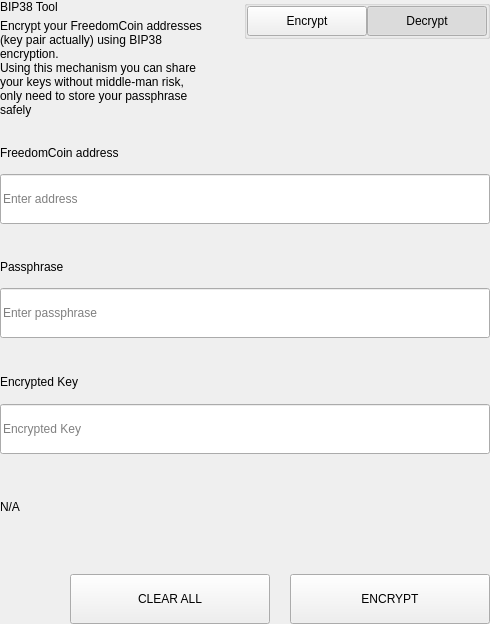
<?xml version="1.0" encoding="UTF-8"?>
<ui version="4.0">
 <class>SettingsBitToolWidget</class>
 <widget class="QWidget" name="SettingsBitToolWidget">
  <property name="geometry">
   <rect>
    <x>0</x>
    <y>0</y>
    <width>490</width>
    <height>624</height>
   </rect>
  </property>
  <property name="windowTitle">
   <string>Form</string>
  </property>
  <layout class="QVBoxLayout" name="verticalLayout">
   <property name="spacing">
    <number>0</number>
   </property>
   <property name="leftMargin">
    <number>0</number>
   </property>
   <property name="topMargin">
    <number>0</number>
   </property>
   <property name="rightMargin">
    <number>0</number>
   </property>
   <property name="bottomMargin">
    <number>0</number>
   </property>
   <item>
    <widget class="QWidget" name="left" native="true">
     <layout class="QVBoxLayout" name="verticalLayout_3">
      <property name="leftMargin">
       <number>0</number>
      </property>
      <property name="topMargin">
       <number>0</number>
      </property>
      <property name="rightMargin">
       <number>0</number>
      </property>
      <property name="bottomMargin">
       <number>0</number>
      </property>
      <item>
       <layout class="QVBoxLayout" name="verticalLayout_2">
        <property name="spacing">
         <number>0</number>
        </property>
        <item>
         <layout class="QHBoxLayout" name="horizontalLayout_3" stretch="3,1">
          <property name="spacing">
           <number>40</number>
          </property>
          <item>
           <layout class="QVBoxLayout" name="verticalLayoutTitle">
            <property name="spacing">
             <number>5</number>
            </property>
            <item>
             <widget class="QLabel" name="labelTitle">
              <property name="text">
               <string>BIP38 Tool</string>
              </property>
             </widget>
            </item>
            <item>
             <widget class="QLabel" name="labelSubtitle1">
              <property name="text">
               <string>Encrypt your FreedomCoin addresses (key pair actually) using BIP38 encryption.
Using this mechanism you can share your keys without middle-man risk, only need to store your passphrase safely</string>
              </property>
              <property name="wordWrap">
               <bool>true</bool>
              </property>
             </widget>
            </item>
           </layout>
          </item>
          <item alignment="Qt::AlignTop">
           <widget class="QGroupBox" name="groupBox">
            <property name="title">
             <string/>
            </property>
            <property name="alignment">
             <set>Qt::AlignLeading|Qt::AlignLeft|Qt::AlignTop</set>
            </property>
            <layout class="QHBoxLayout" name="horizontalLayout_4">
             <property name="spacing">
              <number>0</number>
             </property>
             <property name="leftMargin">
              <number>0</number>
             </property>
             <property name="topMargin">
              <number>0</number>
             </property>
             <property name="rightMargin">
              <number>0</number>
             </property>
             <property name="bottomMargin">
              <number>0</number>
             </property>
             <item>
              <spacer name="horizontalSpacer">
               <property name="orientation">
                <enum>Qt::Horizontal</enum>
               </property>
               <property name="sizeHint" stdset="0">
                <size>
                 <width>40</width>
                 <height>20</height>
                </size>
               </property>
              </spacer>
             </item>
             <item>
              <widget class="QPushButton" name="pushLeft">
               <property name="minimumSize">
                <size>
                 <width>120</width>
                 <height>30</height>
                </size>
               </property>
               <property name="maximumSize">
                <size>
                 <width>120</width>
                 <height>30</height>
                </size>
               </property>
               <property name="focusPolicy">
                <enum>Qt::NoFocus</enum>
               </property>
               <property name="text">
                <string>Encrypt</string>
               </property>
               <property name="checkable">
                <bool>true</bool>
               </property>
               <property name="autoExclusive">
                <bool>true</bool>
               </property>
              </widget>
             </item>
             <item>
              <widget class="QPushButton" name="pushRight">
               <property name="minimumSize">
                <size>
                 <width>120</width>
                 <height>30</height>
                </size>
               </property>
               <property name="maximumSize">
                <size>
                 <width>120</width>
                 <height>30</height>
                </size>
               </property>
               <property name="focusPolicy">
                <enum>Qt::NoFocus</enum>
               </property>
               <property name="text">
                <string>Decrypt</string>
               </property>
               <property name="checkable">
                <bool>true</bool>
               </property>
               <property name="checked">
                <bool>true</bool>
               </property>
               <property name="autoExclusive">
                <bool>true</bool>
               </property>
              </widget>
             </item>
            </layout>
           </widget>
          </item>
         </layout>
        </item>
        <item>
         <widget class="QStackedWidget" name="stackedWidget">
          <property name="currentIndex">
           <number>1</number>
          </property>
          <widget class="QWidget" name="pageDecrypt">
           <layout class="QVBoxLayout" name="verticalLayout_5">
            <property name="spacing">
             <number>0</number>
            </property>
            <property name="leftMargin">
             <number>0</number>
            </property>
            <property name="topMargin">
             <number>0</number>
            </property>
            <property name="rightMargin">
             <number>0</number>
            </property>
            <property name="bottomMargin">
             <number>0</number>
            </property>
            <item>
             <widget class="QWidget" name="widget" native="true">
              <property name="minimumSize">
               <size>
                <width>0</width>
                <height>100</height>
               </size>
              </property>
              <layout class="QVBoxLayout" name="verticalLayout_4">
               <property name="spacing">
                <number>0</number>
               </property>
               <property name="leftMargin">
                <number>0</number>
               </property>
               <property name="topMargin">
                <number>0</number>
               </property>
               <property name="rightMargin">
                <number>0</number>
               </property>
               <property name="bottomMargin">
                <number>0</number>
               </property>
               <item>
                <spacer name="verticalSpacer_2">
                 <property name="orientation">
                  <enum>Qt::Vertical</enum>
                 </property>
                 <property name="sizeType">
                  <enum>QSizePolicy::Fixed</enum>
                 </property>
                 <property name="sizeHint" stdset="0">
                  <size>
                   <width>20</width>
                   <height>20</height>
                  </size>
                 </property>
                </spacer>
               </item>
               <item>
                <layout class="QHBoxLayout" name="horizontalLayout_6" stretch="2">
                 <property name="spacing">
                  <number>0</number>
                 </property>
                 <item>
                  <layout class="QVBoxLayout" name="verticalLayout_7">
                   <property name="spacing">
                    <number>9</number>
                   </property>
                   <item>
                    <widget class="QLabel" name="labelSubtitleKey">
                     <property name="minimumSize">
                      <size>
                       <width>0</width>
                       <height>20</height>
                      </size>
                     </property>
                     <property name="maximumSize">
                      <size>
                       <width>16777215</width>
                       <height>20</height>
                      </size>
                     </property>
                     <property name="text">
                      <string>Encrypted key</string>
                     </property>
                    </widget>
                   </item>
                   <item>
                    <widget class="QLineEdit" name="lineEditKey">
                     <property name="minimumSize">
                      <size>
                       <width>0</width>
                       <height>50</height>
                      </size>
                     </property>
                     <property name="maximumSize">
                      <size>
                       <width>16777215</width>
                       <height>50</height>
                      </size>
                     </property>
                     <property name="placeholderText">
                      <string>Enter a encrypted key</string>
                     </property>
                    </widget>
                   </item>
                  </layout>
                 </item>
                </layout>
               </item>
               <item>
                <spacer name="verticalSpacer_3">
                 <property name="orientation">
                  <enum>Qt::Vertical</enum>
                 </property>
                 <property name="sizeType">
                  <enum>QSizePolicy::Fixed</enum>
                 </property>
                 <property name="sizeHint" stdset="0">
                  <size>
                   <width>20</width>
                   <height>20</height>
                  </size>
                 </property>
                </spacer>
               </item>
               <item>
                <layout class="QVBoxLayout" name="verticalLayout_9">
                 <property name="spacing">
                  <number>9</number>
                 </property>
                 <item>
                  <widget class="QLabel" name="labelSubtitlePassphrase">
                   <property name="maximumSize">
                    <size>
                     <width>16777215</width>
                     <height>20</height>
                    </size>
                   </property>
                   <property name="text">
                    <string>Passphrase</string>
                   </property>
                  </widget>
                 </item>
                 <item>
                  <widget class="QLineEdit" name="lineEditPassphrase">
                   <property name="minimumSize">
                    <size>
                     <width>0</width>
                     <height>50</height>
                    </size>
                   </property>
                   <property name="maximumSize">
                    <size>
                     <width>16777215</width>
                     <height>50</height>
                    </size>
                   </property>
                   <property name="placeholderText">
                    <string>Enter a passphrase</string>
                   </property>
                  </widget>
                 </item>
                </layout>
               </item>
               <item>
                <spacer name="verticalSpacer_4">
                 <property name="orientation">
                  <enum>Qt::Vertical</enum>
                 </property>
                 <property name="sizeType">
                  <enum>QSizePolicy::Fixed</enum>
                 </property>
                 <property name="sizeHint" stdset="0">
                  <size>
                   <width>20</width>
                   <height>20</height>
                  </size>
                 </property>
                </spacer>
               </item>
               <item>
                <widget class="QWidget" name="widget_3" native="true">
                 <property name="sizePolicy">
                  <sizepolicy hsizetype="Preferred" vsizetype="Fixed">
                   <horstretch>0</horstretch>
                   <verstretch>0</verstretch>
                  </sizepolicy>
                 </property>
                 <layout class="QVBoxLayout" name="verticalLayout_10">
                  <property name="spacing">
                   <number>9</number>
                  </property>
                  <property name="leftMargin">
                   <number>0</number>
                  </property>
                  <property name="topMargin">
                   <number>0</number>
                  </property>
                  <property name="rightMargin">
                   <number>0</number>
                  </property>
                  <property name="bottomMargin">
                   <number>0</number>
                  </property>
                  <item>
                   <widget class="QLabel" name="labelSubtitleDecryptResult">
                    <property name="minimumSize">
                     <size>
                      <width>0</width>
                      <height>20</height>
                     </size>
                    </property>
                    <property name="maximumSize">
                     <size>
                      <width>16777215</width>
                      <height>20</height>
                     </size>
                    </property>
                    <property name="text">
                     <string>Decrypted address result</string>
                    </property>
                   </widget>
                  </item>
                  <item>
                   <widget class="QWidget" name="widget_4" native="true">
                    <layout class="QHBoxLayout" name="horizontalLayout" stretch="6,0,1">
                     <property name="spacing">
                      <number>0</number>
                     </property>
                     <property name="leftMargin">
                      <number>0</number>
                     </property>
                     <property name="topMargin">
                      <number>0</number>
                     </property>
                     <property name="rightMargin">
                      <number>0</number>
                     </property>
                     <property name="bottomMargin">
                      <number>0</number>
                     </property>
                     <item alignment="Qt::AlignVCenter">
                      <widget class="QLineEdit" name="lineEditDecryptResult">
                       <property name="minimumSize">
                        <size>
                         <width>0</width>
                         <height>50</height>
                        </size>
                       </property>
                       <property name="maximumSize">
                        <size>
                         <width>16777215</width>
                         <height>50</height>
                        </size>
                       </property>
                       <property name="placeholderText">
                        <string>Decrypted Address</string>
                       </property>
                      </widget>
                     </item>
                     <item>
                      <spacer name="horizontalSpacer_4">
                       <property name="orientation">
                        <enum>Qt::Horizontal</enum>
                       </property>
                       <property name="sizeType">
                        <enum>QSizePolicy::Fixed</enum>
                       </property>
                       <property name="sizeHint" stdset="0">
                        <size>
                         <width>20</width>
                         <height>50</height>
                        </size>
                       </property>
                      </spacer>
                     </item>
                     <item>
                      <widget class="QPushButton" name="pushButtonImport">
                       <property name="minimumSize">
                        <size>
                         <width>140</width>
                         <height>40</height>
                        </size>
                       </property>
                       <property name="text">
                        <string>Import Address</string>
                       </property>
                      </widget>
                     </item>
                    </layout>
                   </widget>
                  </item>
                 </layout>
                </widget>
               </item>
               <item>
                <widget class="QLabel" name="statusLabel_DEC">
                 <property name="maximumSize">
                  <size>
                   <width>16777215</width>
                   <height>40</height>
                  </size>
                 </property>
                 <property name="text">
                  <string/>
                 </property>
                </widget>
               </item>
               <item>
                <spacer name="verticalSpacer">
                 <property name="orientation">
                  <enum>Qt::Vertical</enum>
                 </property>
                 <property name="sizeType">
                  <enum>QSizePolicy::Preferred</enum>
                 </property>
                 <property name="sizeHint" stdset="0">
                  <size>
                   <width>20</width>
                   <height>20</height>
                  </size>
                 </property>
                </spacer>
               </item>
               <item>
                <layout class="QHBoxLayout" name="horizontalLayout_7">
                 <property name="spacing">
                  <number>0</number>
                 </property>
                 <item>
                  <spacer name="horizontalSpacer_5">
                   <property name="orientation">
                    <enum>Qt::Horizontal</enum>
                   </property>
                   <property name="sizeType">
                    <enum>QSizePolicy::Expanding</enum>
                   </property>
                   <property name="sizeHint" stdset="0">
                    <size>
                     <width>40</width>
                     <height>20</height>
                    </size>
                   </property>
                  </spacer>
                 </item>
                 <item>
                  <widget class="QPushButton" name="pushButtonDecryptClear">
                   <property name="minimumSize">
                    <size>
                     <width>200</width>
                     <height>50</height>
                    </size>
                   </property>
                   <property name="maximumSize">
                    <size>
                     <width>200</width>
                     <height>50</height>
                    </size>
                   </property>
                   <property name="text">
                    <string>CLEAR</string>
                   </property>
                  </widget>
                 </item>
                 <item>
                  <spacer name="horizontalSpacer_3">
                   <property name="orientation">
                    <enum>Qt::Horizontal</enum>
                   </property>
                   <property name="sizeType">
                    <enum>QSizePolicy::Fixed</enum>
                   </property>
                   <property name="sizeHint" stdset="0">
                    <size>
                     <width>20</width>
                     <height>20</height>
                    </size>
                   </property>
                  </spacer>
                 </item>
                 <item>
                  <widget class="QPushButton" name="pushButtonDecrypt">
                   <property name="minimumSize">
                    <size>
                     <width>200</width>
                     <height>50</height>
                    </size>
                   </property>
                   <property name="maximumSize">
                    <size>
                     <width>200</width>
                     <height>50</height>
                    </size>
                   </property>
                   <property name="text">
                    <string>DECRYPT KEY</string>
                   </property>
                  </widget>
                 </item>
                </layout>
               </item>
              </layout>
             </widget>
            </item>
           </layout>
          </widget>
          <widget class="QWidget" name="pageEncrypt">
           <layout class="QVBoxLayout" name="verticalLayout_11">
            <property name="spacing">
             <number>0</number>
            </property>
            <property name="leftMargin">
             <number>0</number>
            </property>
            <property name="topMargin">
             <number>0</number>
            </property>
            <property name="rightMargin">
             <number>0</number>
            </property>
            <property name="bottomMargin">
             <number>0</number>
            </property>
            <item>
             <spacer name="verticalSpacer_8">
              <property name="orientation">
               <enum>Qt::Vertical</enum>
              </property>
              <property name="sizeType">
               <enum>QSizePolicy::Fixed</enum>
              </property>
              <property name="sizeHint" stdset="0">
               <size>
                <width>20</width>
                <height>20</height>
               </size>
              </property>
             </spacer>
            </item>
            <item>
             <widget class="QWidget" name="containerAddressEnc" native="true">
              <layout class="QVBoxLayout" name="containerAddressEncLayout">
               <property name="spacing">
                <number>5</number>
               </property>
               <property name="leftMargin">
                <number>0</number>
               </property>
               <property name="topMargin">
                <number>0</number>
               </property>
               <property name="rightMargin">
                <number>0</number>
               </property>
               <property name="bottomMargin">
                <number>0</number>
               </property>
               <item>
                <widget class="QLabel" name="labelSubtitleAddress">
                 <property name="minimumSize">
                  <size>
                   <width>0</width>
                   <height>20</height>
                  </size>
                 </property>
                 <property name="maximumSize">
                  <size>
                   <width>16777215</width>
                   <height>20</height>
                  </size>
                 </property>
                 <property name="text">
                  <string>FreedomCoin address</string>
                 </property>
                </widget>
               </item>
               <item>
                <widget class="QLineEdit" name="addressIn_ENC">
                 <property name="minimumSize">
                  <size>
                   <width>0</width>
                   <height>50</height>
                  </size>
                 </property>
                 <property name="placeholderText">
                  <string>Enter address</string>
                 </property>
                </widget>
               </item>
              </layout>
             </widget>
            </item>
            <item>
             <spacer name="verticalSpacer_6">
              <property name="orientation">
               <enum>Qt::Vertical</enum>
              </property>
              <property name="sizeType">
               <enum>QSizePolicy::Fixed</enum>
              </property>
              <property name="sizeHint" stdset="0">
               <size>
                <width>20</width>
                <height>20</height>
               </size>
              </property>
             </spacer>
            </item>
            <item>
             <widget class="QWidget" name="containerAddress" native="true">
              <layout class="QHBoxLayout" name="horizontalLayout_9" stretch="2">
               <property name="spacing">
                <number>0</number>
               </property>
               <property name="leftMargin">
                <number>0</number>
               </property>
               <property name="topMargin">
                <number>0</number>
               </property>
               <property name="rightMargin">
                <number>0</number>
               </property>
               <property name="bottomMargin">
                <number>0</number>
               </property>
               <item>
                <layout class="QVBoxLayout" name="verticalLayout_8">
                 <property name="spacing">
                  <number>5</number>
                 </property>
                 <item>
                  <widget class="QLabel" name="labelSubtitleMessage">
                   <property name="minimumSize">
                    <size>
                     <width>0</width>
                     <height>20</height>
                    </size>
                   </property>
                   <property name="maximumSize">
                    <size>
                     <width>16777215</width>
                     <height>20</height>
                    </size>
                   </property>
                   <property name="text">
                    <string>Passphrase</string>
                   </property>
                  </widget>
                 </item>
                 <item>
                  <widget class="QLineEdit" name="passphraseIn_ENC">
                   <property name="minimumSize">
                    <size>
                     <width>0</width>
                     <height>50</height>
                    </size>
                   </property>
                   <property name="maximumSize">
                    <size>
                     <width>16777215</width>
                     <height>50</height>
                    </size>
                   </property>
                   <property name="placeholderText">
                    <string>Enter passphrase</string>
                   </property>
                  </widget>
                 </item>
                </layout>
               </item>
              </layout>
             </widget>
            </item>
            <item>
             <spacer name="verticalSpacer_7">
              <property name="orientation">
               <enum>Qt::Vertical</enum>
              </property>
              <property name="sizeType">
               <enum>QSizePolicy::Fixed</enum>
              </property>
              <property name="sizeHint" stdset="0">
               <size>
                <width>20</width>
                <height>20</height>
               </size>
              </property>
             </spacer>
            </item>
            <item>
             <widget class="QWidget" name="widget_2" native="true">
              <property name="minimumSize">
               <size>
                <width>0</width>
                <height>75</height>
               </size>
              </property>
              <property name="maximumSize">
               <size>
                <width>16777215</width>
                <height>16777215</height>
               </size>
              </property>
              <layout class="QVBoxLayout" name="verticalLayout_6">
               <property name="leftMargin">
                <number>0</number>
               </property>
               <property name="topMargin">
                <number>0</number>
               </property>
               <property name="rightMargin">
                <number>0</number>
               </property>
               <property name="bottomMargin">
                <number>0</number>
               </property>
               <item>
                <widget class="QLabel" name="labelSubtitleEncryptedKey">
                 <property name="minimumSize">
                  <size>
                   <width>0</width>
                   <height>20</height>
                  </size>
                 </property>
                 <property name="maximumSize">
                  <size>
                   <width>16777215</width>
                   <height>20</height>
                  </size>
                 </property>
                 <property name="text">
                  <string>Encrypted Key</string>
                 </property>
                </widget>
               </item>
               <item>
                <widget class="QLineEdit" name="encryptedKeyOut_ENC">
                 <property name="minimumSize">
                  <size>
                   <width>0</width>
                   <height>50</height>
                  </size>
                 </property>
                 <property name="placeholderText">
                  <string>Encrypted Key</string>
                 </property>
                </widget>
               </item>
              </layout>
             </widget>
            </item>
            <item>
             <widget class="QLabel" name="statusLabel_ENC">
              <property name="text">
               <string notr="true">N/A</string>
              </property>
             </widget>
            </item>
            <item>
             <spacer name="verticalSpacer_5">
              <property name="orientation">
               <enum>Qt::Vertical</enum>
              </property>
              <property name="sizeType">
               <enum>QSizePolicy::Fixed</enum>
              </property>
              <property name="sizeHint" stdset="0">
               <size>
                <width>20</width>
                <height>20</height>
               </size>
              </property>
             </spacer>
            </item>
            <item>
             <layout class="QHBoxLayout" name="horizontalLayout_8">
              <property name="spacing">
               <number>0</number>
              </property>
              <item>
               <spacer name="horizontalSpacer_6">
                <property name="orientation">
                 <enum>Qt::Horizontal</enum>
                </property>
                <property name="sizeType">
                 <enum>QSizePolicy::Expanding</enum>
                </property>
                <property name="sizeHint" stdset="0">
                 <size>
                  <width>40</width>
                  <height>20</height>
                 </size>
                </property>
               </spacer>
              </item>
              <item>
               <widget class="QPushButton" name="pushButtonClear">
                <property name="minimumSize">
                 <size>
                  <width>200</width>
                  <height>50</height>
                 </size>
                </property>
                <property name="focusPolicy">
                 <enum>Qt::NoFocus</enum>
                </property>
                <property name="text">
                 <string>CLEAR ALL</string>
                </property>
               </widget>
              </item>
              <item>
               <spacer name="horizontalSpacer_2">
                <property name="orientation">
                 <enum>Qt::Horizontal</enum>
                </property>
                <property name="sizeType">
                 <enum>QSizePolicy::Fixed</enum>
                </property>
                <property name="sizeHint" stdset="0">
                 <size>
                  <width>20</width>
                  <height>20</height>
                 </size>
                </property>
               </spacer>
              </item>
              <item>
               <widget class="QPushButton" name="pushButtonEncrypt">
                <property name="minimumSize">
                 <size>
                  <width>200</width>
                  <height>50</height>
                 </size>
                </property>
                <property name="maximumSize">
                 <size>
                  <width>200</width>
                  <height>50</height>
                 </size>
                </property>
                <property name="focusPolicy">
                 <enum>Qt::NoFocus</enum>
                </property>
                <property name="text">
                 <string>ENCRYPT</string>
                </property>
               </widget>
              </item>
             </layout>
            </item>
           </layout>
          </widget>
         </widget>
        </item>
       </layout>
      </item>
     </layout>
    </widget>
   </item>
  </layout>
 </widget>
 <resources/>
 <connections/>
</ui>
